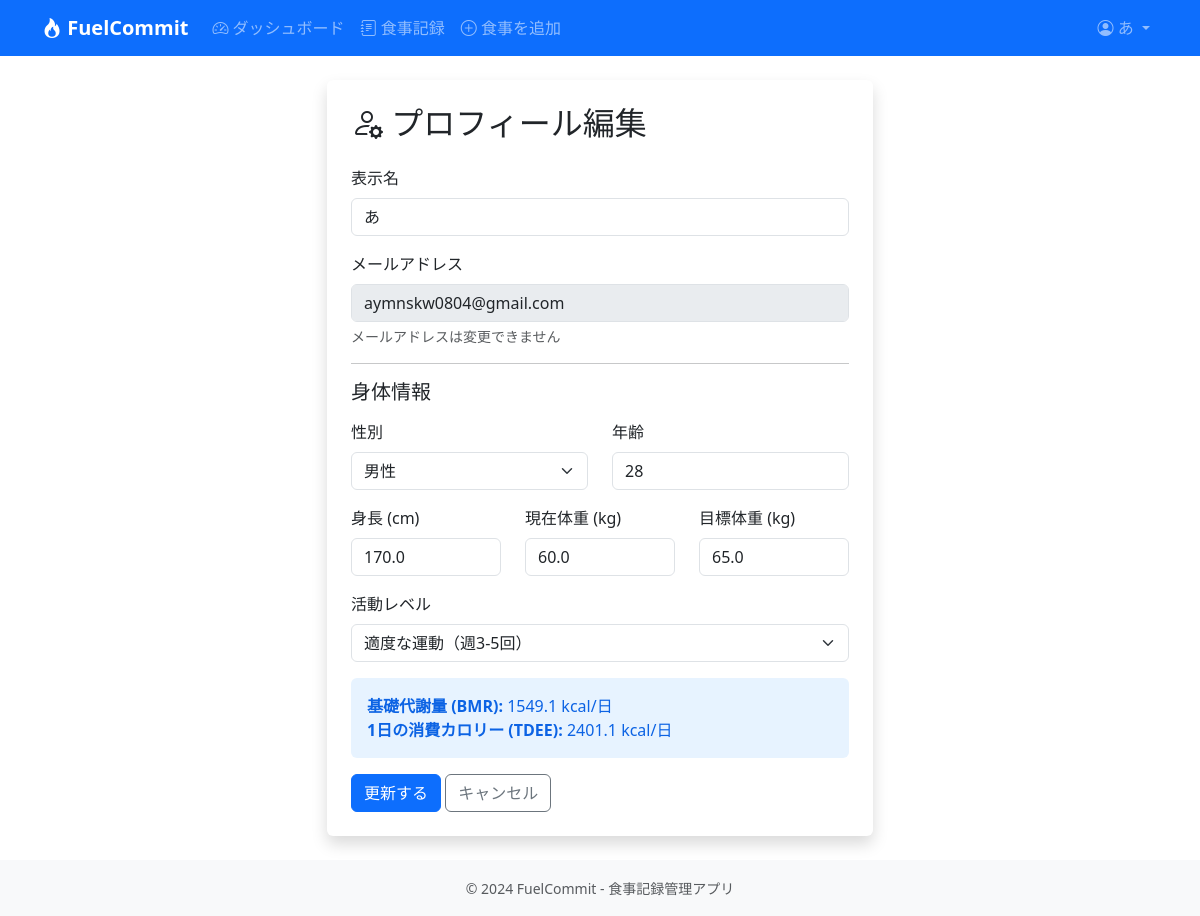
Page /auth/profile (signed in) on the committed database.
### models/user.py (models this page shows, shortened)
class User(UserMixin, db.Model):
    __tablename__ = 'users'
    id = db.Column(db.Integer, primary_key=True)
    email = db.Column(db.String(120), unique=True, nullable=False, index=True)
    password_hash = db.Column(db.String(256), nullable=False)
    name = db.Column(db.String(80), nullable=False)
    target_weight = db.Column(db.Float, nullable=True)
    current_weight = db.Column(db.Float, nullable=True)
    height = db.Column(db.Float, nullable=True)
    age = db.Column(db.Integer, nullable=True)
    gender = db.Column(db.String(10), nullable=True)
    activity_level = db.Column(db.Float, default=1.2)
    created_at = db.Column(db.DateTime, default=datetime.utcnow)
    meals = db.relationship('Meal', backref='user', lazy='dynamic', cascade='all, delete-orphan')
    def calculate_bmr(self):
        if not all([self.current_weight, self.height, self.age, self.gender]):
            return None
        if self.gender == 'male':
            bmr = 88.362 + (13.397 * self.current_weight) + (4.799 * self.height) - (5.677 * self.age)
        else:
            bmr = 447.593 + (9.247 * self.current_weight) + (3.098 * self.height) - (4.330 * self.age)
        return round(bmr, 1)
    def calculate_tdee(self):
        bmr = self.calculate_bmr()
        if bmr is None:
            return None
        return round(bmr * self.activity_level, 1)

### routes/auth.py (the view, shortened to what this page needs)
@auth_bp.route('/profile', methods=['GET', 'POST'])
@login_required
def profile():
    return render_template('auth/profile.html')

### app.py (called while the page is built)
def create_app(config_class=Config):
    app = Flask(__name__)
    app.config.from_object(config_class)
    db.init_app(app)
    login_manager = LoginManager()
    login_manager.init_app(app)
    login_manager.login_view = 'auth.login'
    login_manager.login_message = 'ログインが必要です'
    login_manager.login_message_category = 'warning'
    @login_manager.user_loader
    def load_user(user_id):
        return User.query.get(int(user_id))
    register_blueprints(app)
    @app.route('/')
    def index():
        return redirect(url_for('dashboard.index'))
    @app.context_processor
    def utility_processor():
        from datetime import date, timedelta
        return dict(timedelta=timedelta, today=date.today())
    with app.app_context():
        db.create_all()
        init_foods_data()
    return app

### templates/auth/profile.html (shortened to what this page needs)
{% extends "base.html" %}
{% block content %}
<div class="row justify-content-center">
    <div class="col-md-8 col-lg-6">
        <div class="card shadow">
            <div class="card-body p-4">
                <h2 class="card-title mb-4">
                    <i class="bi bi-person-gear"></i> プロフィール編集
                </h2>
                <form method="POST">
                    <div class="mb-3">
                        <label for="name" class="form-label">表示名</label>
                        <input type="text" class="form-control" id="name" name="name"
                               value="{{ current_user.name }}" required>
                    </div>
                    <div class="mb-3">
                        <label class="form-label">メールアドレス</label>
                        <input type="email" class="form-control" value="{{ current_user.email }}" disabled>
                        <div class="form-text">メールアドレスは変更できません</div>
                    </div>
                    <hr>
                    <h5 class="mb-3">身体情報</h5>
                    <div class="row">
                        <div class="col-md-6 mb-3">
                            <label for="gender" class="form-label">性別</label>
                            <select class="form-select" id="gender" name="gender">
                                <option value="male" {% if current_user.gender == 'male' %}selected{% endif %}>男性</option>
                            </select>
                        </div>
                        <div class="col-md-6 mb-3">
                            <label for="age" class="form-label">年齢</label>
                            <input type="number" class="form-control" id="age" name="age"
                                   value="{{ current_user.age or '' }}" min="10" max="120">
                        </div>
                    </div>
                    <div class="row">
                        <div class="col-md-4 mb-3">
                            <label for="height" class="form-label">身長 (cm)</label>
                            <input type="number" class="form-control" id="height" name="height"
                                   value="{{ current_user.height or '' }}" step="0.1" min="100" max="250">
                        </div>
                        <div class="col-md-4 mb-3">
                            <label for="current_weight" class="form-label">現在体重 (kg)</label>
                            <input type="number" class="form-control" id="current_weight" name="current_weight"
                                   value="{{ current_user.current_weight or '' }}" step="0.1" min="30" max="200">
                        </div>
                        <div class="col-md-4 mb-3">
                            <label for="target_weight" class="form-label">目標体重 (kg)</label>
                            <input type="number" class="form-control" id="target_weight" name="target_weight"
                                   value="{{ current_user.target_weight or '' }}" step="0.1" min="30" max="200">
                        </div>
                    </div>
                    <div class="mb-3">
                        <label for="activity_level" class="form-label">活動レベル</label>
                        <select class="form-select" id="activity_level" name="activity_level">
                            <option value="1.55" {% if current_user.activity_level == 1.55 %}selected{% endif %}>適度な運動（週3-5回）</option>
                        </select>
                    </div>
                    {% if current_user.calculate_bmr() %}
                    <div class="alert alert-info">
                        <strong>基礎代謝量 (BMR):</strong> {{ current_user.calculate_bmr() }} kcal/日<br>
                        <strong>1日の消費カロリー (TDEE):</strong> {{ current_user.calculate_tdee() }} kcal/日
                    </div>
                    {% endif %}
                    <button type="submit" class="btn btn-primary">更新する</button>
                    <a href="{{ url_for('dashboard.index') }}" class="btn btn-outline-secondary">キャンセル</a>
                </form>
            </div>
        </div>
    </div>
</div>
{% endblock %}

### templates/base.html (shortened to what this page needs)
<!DOCTYPE html>
<html lang="ja">
<head>
    <link href="https://cdn.jsdelivr.net/npm/bootstrap@5.3.2/dist/css/bootstrap.min.css" rel="stylesheet">
    <link href="https://cdn.jsdelivr.net/npm/bootstrap-icons@1.11.1/font/bootstrap-icons.css" rel="stylesheet">
    <link href="{{ url_for('static', filename='css/style.css') }}" rel="stylesheet">
</head>
<body>
    <nav class="navbar navbar-expand-lg navbar-dark bg-primary">
        <div class="container">
            <a class="navbar-brand" href="{{ url_for('dashboard.index') }}">
                <i class="bi bi-fire"></i> FuelCommit
            </a>
            <div class="collapse navbar-collapse" id="navbarNav">
                {% if current_user.is_authenticated %}
                <ul class="navbar-nav me-auto">
                    <li class="nav-item">
                        <a class="nav-link" href="{{ url_for('dashboard.index') }}">
                            <i class="bi bi-speedometer2"></i> ダッシュボード
                        </a>
                    </li>
                    <li class="nav-item">
                        <a class="nav-link" href="{{ url_for('meals.index') }}">
                            <i class="bi bi-journal-text"></i> 食事記録
                        </a>
                    </li>
                    <li class="nav-item">
                        <a class="nav-link" href="{{ url_for('meals.add') }}">
                            <i class="bi bi-plus-circle"></i> 食事を追加
                        </a>
                    </li>
                </ul>
                <ul class="navbar-nav">
                    <li class="nav-item dropdown">
                        <a class="nav-link dropdown-toggle" href="#" role="button" data-bs-toggle="dropdown">
                            <i class="bi bi-person-circle"></i> {{ current_user.name }}
                        </a>
                    </li>
                </ul>
                {% endif %}
            </div>
        </div>
    </nav>
    <main class="container py-4">
        {% block content %}{% endblock %}
    </main>
    <footer class="bg-light py-3 mt-auto">
        <div class="container text-center text-muted">
            <small>&copy; 2024 FuelCommit - 食事記録管理アプリ</small>
        </div>
    </footer>
</body>
</html>

### static/css/style.css (style rules this page uses)
:root { --primary-color: #0d6efd; --success-color: #198754; --warning-color: #ffc107; --danger-color: #dc3545; }
body { min-height: 100vh; display: flex; flex-direction: column; }
main { flex: 1; }
.navbar-brand { font-weight: bold; }
.card { border: none; box-shadow: 0 0.125rem 0.25rem rgba(0, 0, 0, 0.075); }
.form-label { font-weight: 500; }
.alert { border: none; }
.alert-info { background-color: #e7f3ff; color: #0c63e4; }
footer { background-color: #f8f9fa; }
.btn { transition: all 0.2s ease; }
.card { transition: box-shadow 0.2s ease; }

### rows in the picture
User: name "あ", email "aymnskw0804@gmail.com", gender "男性", age "28", height "170.0", current_weight "60.0", target_weight "65.0", activity_level "適度な運動（週3-5回）", calculate_bmr "1549.1", calculate_tdee "2401.1"
